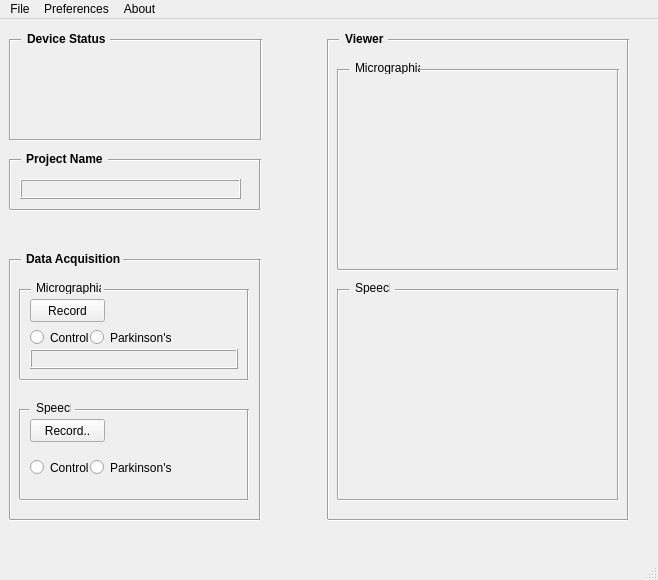
<?xml version="1.0" encoding="UTF-8"?>
<ui version="4.0">
 <class>MainWindow</class>
 <widget class="QMainWindow" name="MainWindow">
  <property name="geometry">
   <rect>
    <x>0</x>
    <y>0</y>
    <width>658</width>
    <height>580</height>
   </rect>
  </property>
  <property name="windowTitle">
   <string>MainWindow</string>
  </property>
  <widget class="QWidget" name="centralwidget">
   <widget class="Line" name="line">
    <property name="geometry">
     <rect>
      <x>2</x>
      <y>20</y>
      <width>16</width>
      <height>101</height>
     </rect>
    </property>
    <property name="orientation">
     <enum>Qt::Vertical</enum>
    </property>
   </widget>
   <widget class="Line" name="line_2">
    <property name="geometry">
     <rect>
      <x>11</x>
      <y>20</y>
      <width>10</width>
      <height>3</height>
     </rect>
    </property>
    <property name="orientation">
     <enum>Qt::Horizontal</enum>
    </property>
   </widget>
   <widget class="Line" name="line_3">
    <property name="geometry">
     <rect>
      <x>10</x>
      <y>120</y>
      <width>250</width>
      <height>3</height>
     </rect>
    </property>
    <property name="orientation">
     <enum>Qt::Horizontal</enum>
    </property>
   </widget>
   <widget class="QLabel" name="label">
    <property name="geometry">
     <rect>
      <x>27</x>
      <y>12</y>
      <width>81</width>
      <height>16</height>
     </rect>
    </property>
    <property name="font">
     <font>
      <weight>75</weight>
      <bold>true</bold>
     </font>
    </property>
    <property name="text">
     <string>Device Status</string>
    </property>
   </widget>
   <widget class="Line" name="line_4">
    <property name="geometry">
     <rect>
      <x>110</x>
      <y>20</y>
      <width>151</width>
      <height>3</height>
     </rect>
    </property>
    <property name="orientation">
     <enum>Qt::Horizontal</enum>
    </property>
   </widget>
   <widget class="Line" name="line_5">
    <property name="geometry">
     <rect>
      <x>253</x>
      <y>20</y>
      <width>16</width>
      <height>101</height>
     </rect>
    </property>
    <property name="orientation">
     <enum>Qt::Vertical</enum>
    </property>
   </widget>
   <widget class="Line" name="line_6">
    <property name="geometry">
     <rect>
      <x>11</x>
      <y>140</y>
      <width>10</width>
      <height>3</height>
     </rect>
    </property>
    <property name="orientation">
     <enum>Qt::Horizontal</enum>
    </property>
   </widget>
   <widget class="QLabel" name="label_2">
    <property name="geometry">
     <rect>
      <x>26</x>
      <y>132</y>
      <width>81</width>
      <height>16</height>
     </rect>
    </property>
    <property name="font">
     <font>
      <weight>75</weight>
      <bold>true</bold>
     </font>
    </property>
    <property name="text">
     <string>Project Name</string>
    </property>
   </widget>
   <widget class="Line" name="line_7">
    <property name="geometry">
     <rect>
      <x>108</x>
      <y>140</y>
      <width>152</width>
      <height>3</height>
     </rect>
    </property>
    <property name="orientation">
     <enum>Qt::Horizontal</enum>
    </property>
   </widget>
   <widget class="Line" name="line_8">
    <property name="geometry">
     <rect>
      <x>252</x>
      <y>140</y>
      <width>16</width>
      <height>50</height>
     </rect>
    </property>
    <property name="orientation">
     <enum>Qt::Vertical</enum>
    </property>
   </widget>
   <widget class="Line" name="line_9">
    <property name="geometry">
     <rect>
      <x>2</x>
      <y>140</y>
      <width>16</width>
      <height>50</height>
     </rect>
    </property>
    <property name="orientation">
     <enum>Qt::Vertical</enum>
    </property>
   </widget>
   <widget class="Line" name="line_10">
    <property name="geometry">
     <rect>
      <x>10</x>
      <y>190</y>
      <width>250</width>
      <height>3</height>
     </rect>
    </property>
    <property name="orientation">
     <enum>Qt::Horizontal</enum>
    </property>
   </widget>
   <widget class="Line" name="line_11">
    <property name="geometry">
     <rect>
      <x>2</x>
      <y>240</y>
      <width>16</width>
      <height>260</height>
     </rect>
    </property>
    <property name="orientation">
     <enum>Qt::Vertical</enum>
    </property>
   </widget>
   <widget class="Line" name="line_12">
    <property name="geometry">
     <rect>
      <x>252</x>
      <y>240</y>
      <width>16</width>
      <height>260</height>
     </rect>
    </property>
    <property name="orientation">
     <enum>Qt::Vertical</enum>
    </property>
   </widget>
   <widget class="Line" name="line_13">
    <property name="geometry">
     <rect>
      <x>123</x>
      <y>240</y>
      <width>137</width>
      <height>3</height>
     </rect>
    </property>
    <property name="orientation">
     <enum>Qt::Horizontal</enum>
    </property>
   </widget>
   <widget class="Line" name="line_14">
    <property name="geometry">
     <rect>
      <x>11</x>
      <y>240</y>
      <width>10</width>
      <height>3</height>
     </rect>
    </property>
    <property name="orientation">
     <enum>Qt::Horizontal</enum>
    </property>
   </widget>
   <widget class="QLabel" name="label_3">
    <property name="geometry">
     <rect>
      <x>26</x>
      <y>232</y>
      <width>101</width>
      <height>16</height>
     </rect>
    </property>
    <property name="font">
     <font>
      <weight>75</weight>
      <bold>true</bold>
     </font>
    </property>
    <property name="text">
     <string>Data Acquisition</string>
    </property>
   </widget>
   <widget class="Line" name="line_15">
    <property name="geometry">
     <rect>
      <x>10</x>
      <y>500</y>
      <width>250</width>
      <height>3</height>
     </rect>
    </property>
    <property name="orientation">
     <enum>Qt::Horizontal</enum>
    </property>
   </widget>
   <widget class="Line" name="line_16">
    <property name="geometry">
     <rect>
      <x>12</x>
      <y>270</y>
      <width>16</width>
      <height>90</height>
     </rect>
    </property>
    <property name="orientation">
     <enum>Qt::Vertical</enum>
    </property>
   </widget>
   <widget class="Line" name="line_17">
    <property name="geometry">
     <rect>
      <x>240</x>
      <y>270</y>
      <width>16</width>
      <height>90</height>
     </rect>
    </property>
    <property name="orientation">
     <enum>Qt::Vertical</enum>
    </property>
   </widget>
   <widget class="Line" name="line_18">
    <property name="geometry">
     <rect>
      <x>104</x>
      <y>270</y>
      <width>143</width>
      <height>3</height>
     </rect>
    </property>
    <property name="orientation">
     <enum>Qt::Horizontal</enum>
    </property>
   </widget>
   <widget class="Line" name="line_19">
    <property name="geometry">
     <rect>
      <x>21</x>
      <y>270</y>
      <width>10</width>
      <height>3</height>
     </rect>
    </property>
    <property name="orientation">
     <enum>Qt::Horizontal</enum>
    </property>
   </widget>
   <widget class="QLabel" name="label_4">
    <property name="geometry">
     <rect>
      <x>36</x>
      <y>262</y>
      <width>65</width>
      <height>13</height>
     </rect>
    </property>
    <property name="text">
     <string>Micrographia</string>
    </property>
   </widget>
   <widget class="Line" name="line_20">
    <property name="geometry">
     <rect>
      <x>20</x>
      <y>360</y>
      <width>228</width>
      <height>3</height>
     </rect>
    </property>
    <property name="orientation">
     <enum>Qt::Horizontal</enum>
    </property>
   </widget>
   <widget class="Line" name="line_21">
    <property name="geometry">
     <rect>
      <x>19</x>
      <y>390</y>
      <width>10</width>
      <height>3</height>
     </rect>
    </property>
    <property name="orientation">
     <enum>Qt::Horizontal</enum>
    </property>
   </widget>
   <widget class="QLabel" name="label_5">
    <property name="geometry">
     <rect>
      <x>36</x>
      <y>382</y>
      <width>35</width>
      <height>13</height>
     </rect>
    </property>
    <property name="text">
     <string>Speech</string>
    </property>
   </widget>
   <widget class="Line" name="line_22">
    <property name="geometry">
     <rect>
      <x>240</x>
      <y>390</y>
      <width>16</width>
      <height>90</height>
     </rect>
    </property>
    <property name="orientation">
     <enum>Qt::Vertical</enum>
    </property>
   </widget>
   <widget class="Line" name="line_23">
    <property name="geometry">
     <rect>
      <x>75</x>
      <y>390</y>
      <width>172</width>
      <height>3</height>
     </rect>
    </property>
    <property name="orientation">
     <enum>Qt::Horizontal</enum>
    </property>
   </widget>
   <widget class="Line" name="line_24">
    <property name="geometry">
     <rect>
      <x>20</x>
      <y>480</y>
      <width>228</width>
      <height>3</height>
     </rect>
    </property>
    <property name="orientation">
     <enum>Qt::Horizontal</enum>
    </property>
   </widget>
   <widget class="Line" name="line_25">
    <property name="geometry">
     <rect>
      <x>12</x>
      <y>390</y>
      <width>16</width>
      <height>90</height>
     </rect>
    </property>
    <property name="orientation">
     <enum>Qt::Vertical</enum>
    </property>
   </widget>
   <widget class="Line" name="line_26">
    <property name="geometry">
     <rect>
      <x>330</x>
      <y>270</y>
      <width>16</width>
      <height>210</height>
     </rect>
    </property>
    <property name="orientation">
     <enum>Qt::Vertical</enum>
    </property>
   </widget>
   <widget class="Line" name="line_27">
    <property name="geometry">
     <rect>
      <x>388</x>
      <y>20</y>
      <width>240</width>
      <height>3</height>
     </rect>
    </property>
    <property name="orientation">
     <enum>Qt::Horizontal</enum>
    </property>
   </widget>
   <widget class="QLabel" name="label_6">
    <property name="geometry">
     <rect>
      <x>355</x>
      <y>262</y>
      <width>35</width>
      <height>13</height>
     </rect>
    </property>
    <property name="text">
     <string>Speech</string>
    </property>
   </widget>
   <widget class="QLabel" name="label_7">
    <property name="geometry">
     <rect>
      <x>345</x>
      <y>12</y>
      <width>41</width>
      <height>16</height>
     </rect>
    </property>
    <property name="font">
     <font>
      <weight>75</weight>
      <bold>true</bold>
     </font>
    </property>
    <property name="text">
     <string>Viewer</string>
    </property>
   </widget>
   <widget class="Line" name="line_28">
    <property name="geometry">
     <rect>
      <x>610</x>
      <y>50</y>
      <width>16</width>
      <height>200</height>
     </rect>
    </property>
    <property name="orientation">
     <enum>Qt::Vertical</enum>
    </property>
   </widget>
   <widget class="Line" name="line_29">
    <property name="geometry">
     <rect>
      <x>395</x>
      <y>270</y>
      <width>222</width>
      <height>3</height>
     </rect>
    </property>
    <property name="orientation">
     <enum>Qt::Horizontal</enum>
    </property>
   </widget>
   <widget class="Line" name="line_30">
    <property name="geometry">
     <rect>
      <x>328</x>
      <y>500</y>
      <width>300</width>
      <height>3</height>
     </rect>
    </property>
    <property name="orientation">
     <enum>Qt::Horizontal</enum>
    </property>
   </widget>
   <widget class="QLabel" name="label_8">
    <property name="geometry">
     <rect>
      <x>355</x>
      <y>42</y>
      <width>65</width>
      <height>13</height>
     </rect>
    </property>
    <property name="text">
     <string>Micrographia</string>
    </property>
   </widget>
   <widget class="Line" name="line_31">
    <property name="geometry">
     <rect>
      <x>338</x>
      <y>250</y>
      <width>280</width>
      <height>3</height>
     </rect>
    </property>
    <property name="orientation">
     <enum>Qt::Horizontal</enum>
    </property>
   </widget>
   <widget class="Line" name="line_32">
    <property name="geometry">
     <rect>
      <x>620</x>
      <y>20</y>
      <width>16</width>
      <height>480</height>
     </rect>
    </property>
    <property name="orientation">
     <enum>Qt::Vertical</enum>
    </property>
   </widget>
   <widget class="Line" name="line_33">
    <property name="geometry">
     <rect>
      <x>610</x>
      <y>270</y>
      <width>16</width>
      <height>210</height>
     </rect>
    </property>
    <property name="orientation">
     <enum>Qt::Vertical</enum>
    </property>
   </widget>
   <widget class="Line" name="line_34">
    <property name="geometry">
     <rect>
      <x>420</x>
      <y>50</y>
      <width>198</width>
      <height>3</height>
     </rect>
    </property>
    <property name="orientation">
     <enum>Qt::Horizontal</enum>
    </property>
   </widget>
   <widget class="Line" name="line_35">
    <property name="geometry">
     <rect>
      <x>339</x>
      <y>270</y>
      <width>10</width>
      <height>3</height>
     </rect>
    </property>
    <property name="orientation">
     <enum>Qt::Horizontal</enum>
    </property>
   </widget>
   <widget class="Line" name="line_36">
    <property name="geometry">
     <rect>
      <x>330</x>
      <y>50</y>
      <width>16</width>
      <height>200</height>
     </rect>
    </property>
    <property name="orientation">
     <enum>Qt::Vertical</enum>
    </property>
   </widget>
   <widget class="Line" name="line_37">
    <property name="geometry">
     <rect>
      <x>329</x>
      <y>20</y>
      <width>10</width>
      <height>3</height>
     </rect>
    </property>
    <property name="orientation">
     <enum>Qt::Horizontal</enum>
    </property>
   </widget>
   <widget class="Line" name="line_38">
    <property name="geometry">
     <rect>
      <x>339</x>
      <y>50</y>
      <width>10</width>
      <height>3</height>
     </rect>
    </property>
    <property name="orientation">
     <enum>Qt::Horizontal</enum>
    </property>
   </widget>
   <widget class="Line" name="line_39">
    <property name="geometry">
     <rect>
      <x>320</x>
      <y>20</y>
      <width>16</width>
      <height>480</height>
     </rect>
    </property>
    <property name="orientation">
     <enum>Qt::Vertical</enum>
    </property>
   </widget>
   <widget class="Line" name="line_40">
    <property name="geometry">
     <rect>
      <x>338</x>
      <y>480</y>
      <width>280</width>
      <height>3</height>
     </rect>
    </property>
    <property name="orientation">
     <enum>Qt::Horizontal</enum>
    </property>
   </widget>
   <widget class="QPushButton" name="recordMG">
    <property name="geometry">
     <rect>
      <x>30</x>
      <y>280</y>
      <width>75</width>
      <height>23</height>
     </rect>
    </property>
    <property name="text">
     <string>Record</string>
    </property>
   </widget>
   <widget class="QRadioButton" name="radioControl">
    <property name="geometry">
     <rect>
      <x>30</x>
      <y>310</y>
      <width>61</width>
      <height>17</height>
     </rect>
    </property>
    <property name="text">
     <string>Control</string>
    </property>
   </widget>
   <widget class="QRadioButton" name="radioParkinson">
    <property name="geometry">
     <rect>
      <x>90</x>
      <y>310</y>
      <width>82</width>
      <height>17</height>
     </rect>
    </property>
    <property name="text">
     <string>Parkinson's</string>
    </property>
   </widget>
   <widget class="QLabel" name="ProjName">
    <property name="geometry">
     <rect>
      <x>20</x>
      <y>160</y>
      <width>221</width>
      <height>20</height>
     </rect>
    </property>
    <property name="font">
     <font>
      <family>Times New Roman</family>
      <pointsize>10</pointsize>
     </font>
    </property>
    <property name="frameShape">
     <enum>QFrame::Box</enum>
    </property>
    <property name="frameShadow">
     <enum>QFrame::Raised</enum>
    </property>
    <property name="lineWidth">
     <number>1</number>
    </property>
    <property name="text">
     <string/>
    </property>
   </widget>
   <widget class="QLabel" name="WacExtStatus">
    <property name="geometry">
     <rect>
      <x>30</x>
      <y>330</y>
      <width>208</width>
      <height>20</height>
     </rect>
    </property>
    <property name="font">
     <font>
      <family>Consolas</family>
     </font>
    </property>
    <property name="frameShape">
     <enum>QFrame::Box</enum>
    </property>
    <property name="frameShadow">
     <enum>QFrame::Raised</enum>
    </property>
    <property name="lineWidth">
     <number>1</number>
    </property>
    <property name="text">
     <string/>
    </property>
    <property name="alignment">
     <set>Qt::AlignCenter</set>
    </property>
    <property name="wordWrap">
     <bool>true</bool>
    </property>
   </widget>
   <widget class="QPushButton" name="recordSpeech">
    <property name="geometry">
     <rect>
      <x>30</x>
      <y>400</y>
      <width>75</width>
      <height>23</height>
     </rect>
    </property>
    <property name="text">
     <string>Record..</string>
    </property>
   </widget>
   <widget class="QRadioButton" name="radioControl2">
    <property name="geometry">
     <rect>
      <x>30</x>
      <y>440</y>
      <width>61</width>
      <height>17</height>
     </rect>
    </property>
    <property name="text">
     <string>Control</string>
    </property>
   </widget>
   <widget class="QRadioButton" name="radioParkinson2">
    <property name="geometry">
     <rect>
      <x>90</x>
      <y>440</y>
      <width>82</width>
      <height>17</height>
     </rect>
    </property>
    <property name="text">
     <string>Parkinson's</string>
    </property>
   </widget>
  </widget>
  <widget class="QMenuBar" name="menubar">
   <property name="geometry">
    <rect>
     <x>0</x>
     <y>0</y>
     <width>658</width>
     <height>21</height>
    </rect>
   </property>
   <widget class="QMenu" name="menuFile">
    <property name="title">
     <string>File</string>
    </property>
    <addaction name="actionNew_Project"/>
    <addaction name="actionOpen_Project"/>
    <addaction name="separator"/>
    <addaction name="actionExit"/>
   </widget>
   <widget class="QMenu" name="menuPreferences">
    <property name="title">
     <string>Preferences</string>
    </property>
    <addaction name="actionPre_recorded_Instructions"/>
    <addaction name="actionAudio_Device_selection"/>
    <addaction name="actionGeneral"/>
   </widget>
   <widget class="QMenu" name="menuAbout">
    <property name="title">
     <string>About</string>
    </property>
    <addaction name="actionAbout"/>
   </widget>
   <addaction name="menuFile"/>
   <addaction name="menuPreferences"/>
   <addaction name="menuAbout"/>
  </widget>
  <widget class="QStatusBar" name="statusbar"/>
  <action name="actionExit">
   <property name="text">
    <string>Exit</string>
   </property>
  </action>
  <action name="actionPre_recorded_Instructions">
   <property name="text">
    <string>Pre-recorded Instructions</string>
   </property>
  </action>
  <action name="actionAudio_Device_selection">
   <property name="text">
    <string>Audio Device Selection</string>
   </property>
  </action>
  <action name="actionGeneral">
   <property name="text">
    <string>General</string>
   </property>
  </action>
  <action name="actionAbout">
   <property name="text">
    <string>About..</string>
   </property>
  </action>
  <action name="actionNew_Project">
   <property name="text">
    <string>New Project..</string>
   </property>
  </action>
  <action name="actionOpen_Project">
   <property name="text">
    <string>Open Project..</string>
   </property>
  </action>
 </widget>
 <resources/>
 <connections/>
</ui>
